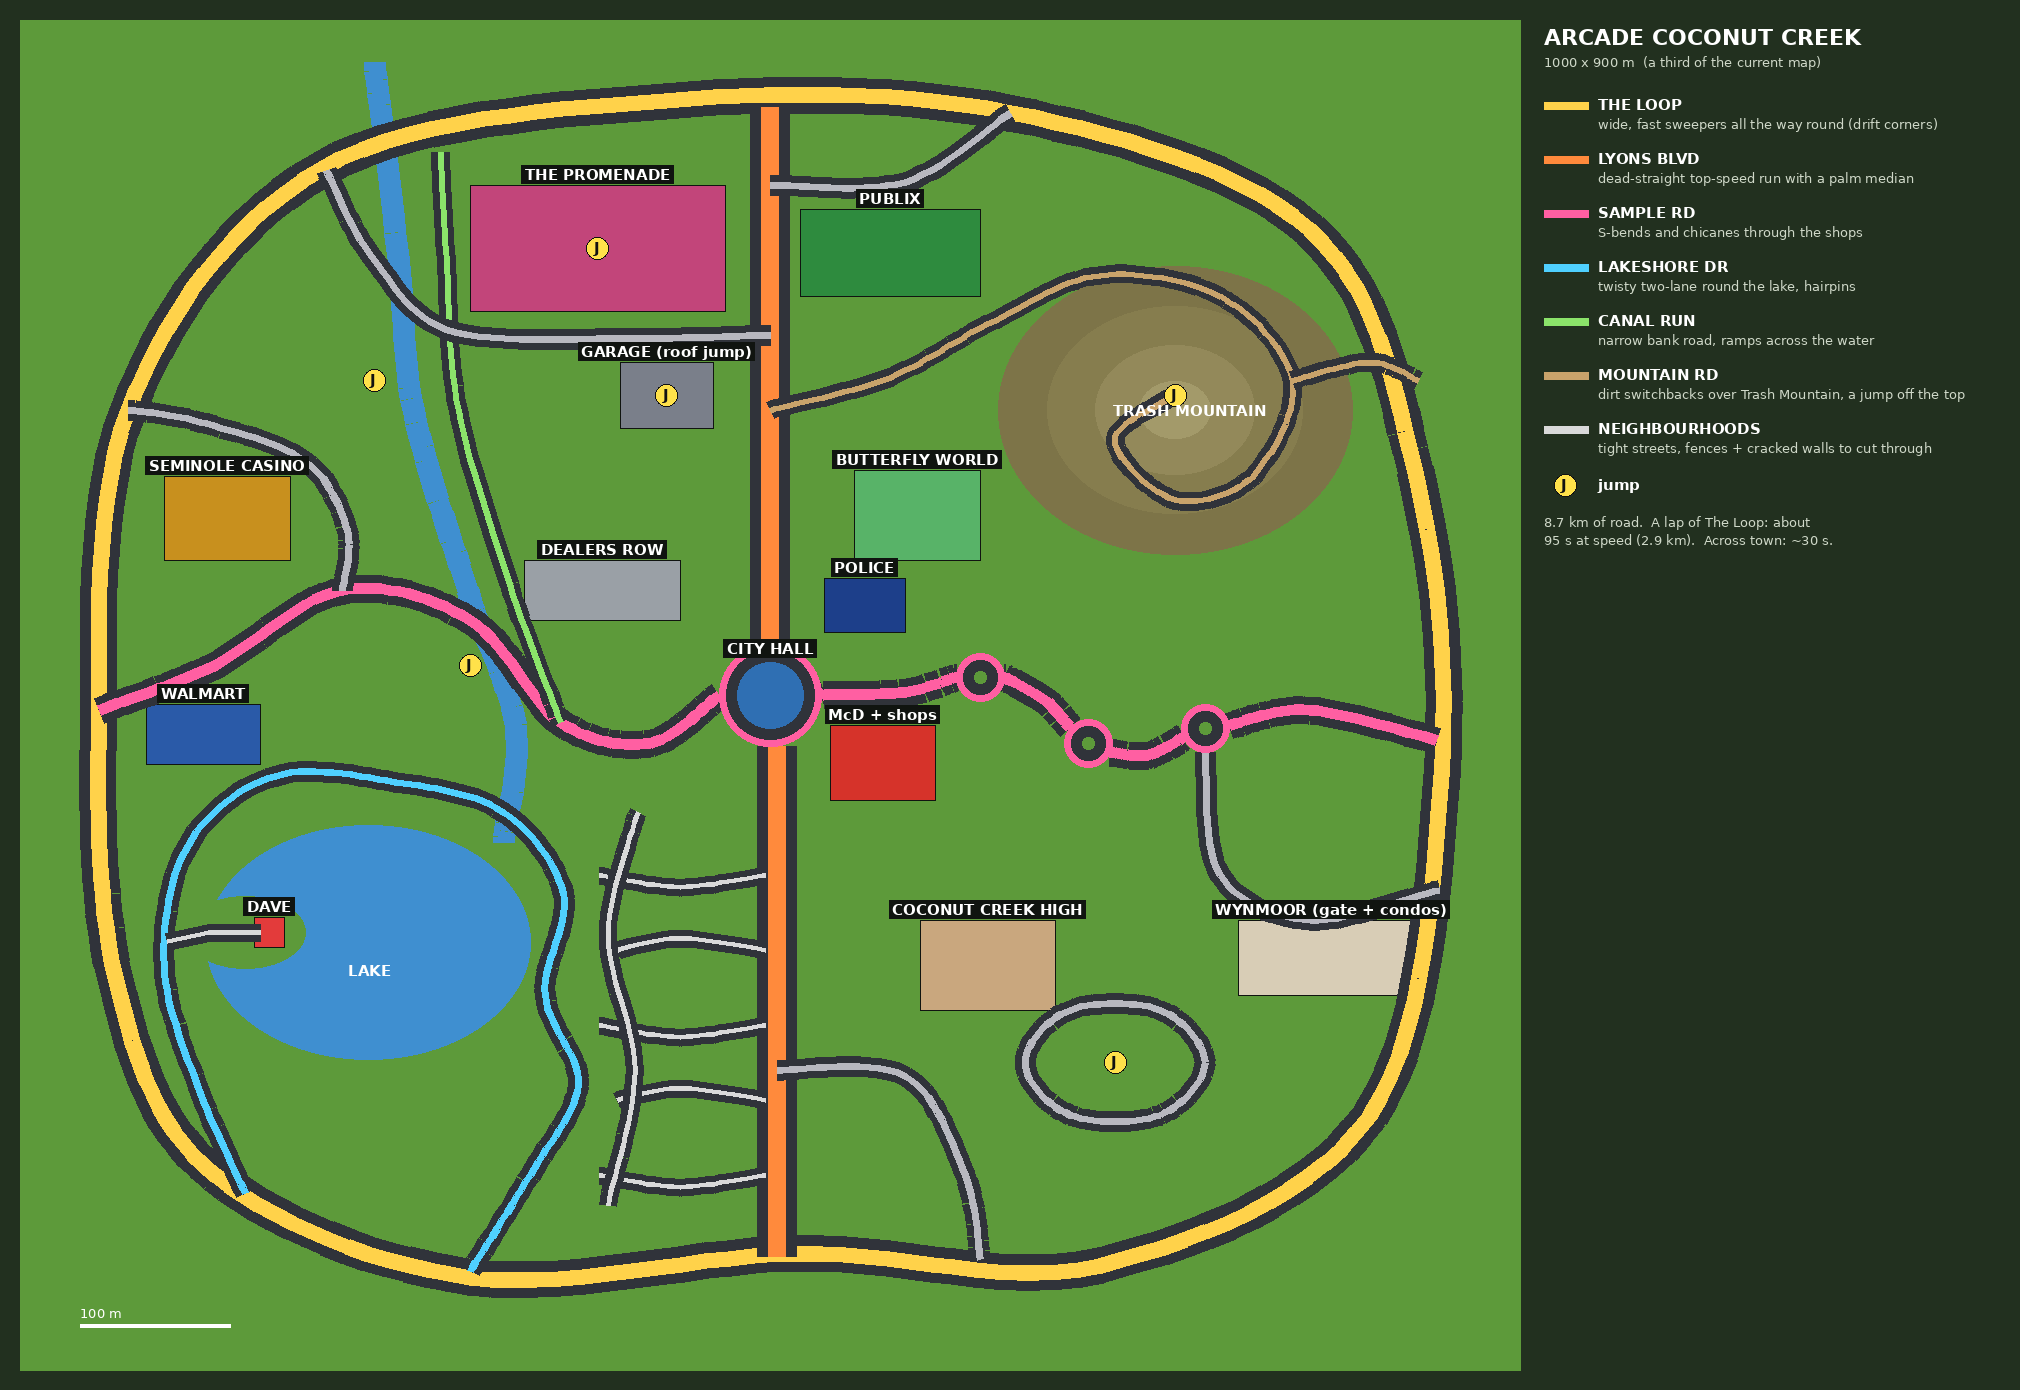

Generate this figure with Python:
"""Plan v8: ARCADE Coconut Creek (round 54; user: "it matters less about an exact recreation and more for traversal to be fun" / shrink the city / keep the
landmarks / variety in the driving / arcade). 1000 x 900 m (cc was 1525 x 1758): a third of the area. The street grid is invented: every stretch of road is a
different kind of driving, the landmarks are set pieces along them. x east, y north, metres. Draws plan_v8.png and writes layout_v8.json (sketch stage)."""
import json, math
from PIL import Image, ImageDraw, ImageFont
W, H = 1000, 900
def cr(pts, closed=False, n=14):
    """Catmull-Rom through pts."""
    P = list(pts); out = []; N = len(P)
    rng = range(N) if closed else range(N - 1)
    for i in rng:
        p0 = P[(i - 1) % N] if closed or i > 0 else P[0]; p1 = P[i % N]; p2 = P[(i + 1) % N]; p3 = P[(i + 2) % N] if closed or i + 2 < N else P[-1]
        for k in range(n):
            t = k / n; t2, t3 = t * t, t * t * t
            out.append(tuple(.5 * ((2 * p1[j]) + (-p0[j] + p2[j]) * t + (2 * p0[j] - 5 * p1[j] + 4 * p2[j] - p3[j]) * t2 + (-p0[j] + 3 * p1[j] - 3 * p2[j] + p3[j]) * t3) for j in (0, 1)))
    if not closed: out.append(tuple(P[-1]))
    return out
KIND = {  # colour, width m, what the driving is
    "loop":   ("#ffd24a", 20, "THE LOOP: wide, fast sweepers all the way round (drift corners)"),
    "blvd":   ("#ff8a3c", 22, "LYONS BLVD: dead-straight top-speed run with a palm median"),
    "chic":   ("#ff5fa2", 14, "SAMPLE RD: S-bends and chicanes through the shops"),
    "lake":   ("#4fd0ff", 9,  "LAKESHORE DR: twisty two-lane round the lake, hairpins"),
    "canal":  ("#8be36a", 8,  "CANAL RUN: narrow bank road, ramps across the water"),
    "dirt":   ("#c9a36b", 8,  "MOUNTAIN RD: dirt switchbacks over Trash Mountain, a jump off the top"),
    "slalom": ("#d9d9d9", 7,  "NEIGHBOURHOODS: tight streets, fences + cracked walls to cut through"),
    "local":  ("#b8b8c0", 9,  "connectors"),
}
ROADS = []
def road(name, kind, pts, closed=False, smooth=True): ROADS.append(dict(name=name, kind=kind, closed=closed, pts=[(round(x, 1), round(y, 1)) for x, y in (cr(pts, closed) if smooth else pts)]))
RBT = [(500, 450, 34, "City Hall Circle"), (640, 462, 16, ""), (712, 418, 16, ""), (790, 428, 16, "")]
road("The Loop", "loop", [(130, 130), (300, 62), (520, 78), (720, 70), (900, 170), (948, 400), (930, 600), (860, 760), (660, 838), (430, 846), (200, 800), (72, 640), (52, 420), (66, 250)], closed=True)
road("Lyons Blvd", "blvd", [(505, 76), (505, 416)], smooth=False); road("Lyons Blvd", "blvd", [(500, 484), (500, 842)], smooth=False)
road("Sample Rd", "chic", [(53, 440), (130, 470), (215, 520), (300, 500), (360, 432), (420, 418), (466, 450)])
road("Sample Rd", "chic", [(534, 450), (590, 452), (624, 462)]); road("Sample Rd", "chic", [(656, 462), (684, 446), (700, 428)]); road("Sample Rd", "chic", [(726, 412), (752, 410), (776, 422)])
road("Sample Rd", "chic", [(806, 430), (860, 440), (944, 420)])
CANAL = [(236, 872), (252, 740), (262, 640), (298, 520), (330, 430), (322, 352)]            # from the north edge down into the lake
road("Canal Run", "canal", [(280, 812), (284, 740), (292, 640), (326, 524), (360, 432)])
LAKE = (232, 285, 108, 78)
road("Lakeshore Dr", "lake", [(150, 118), (118, 190), (96, 270), (112, 350), (170, 396), (250, 392), (322, 372), (362, 318), (350, 250), (372, 190), (340, 130), (300, 66)])
PEN = (150, 292, 40, 24)                                                                       # Dave's peninsula into the lake
road("Dave's Ct", "slalom", [(98, 286), (126, 292), (160, 292)], smooth=False)
MTN = (770, 640, 118, 96)
road("Mountain Rd", "dirt", [(500, 640), (580, 662), (650, 700), (720, 730), (800, 716), (848, 660), (822, 596), (770, 580), (730, 620), (770, 650)])
road("Mountain Rd", "dirt", [(848, 660), (900, 672), (932, 660)])
# neighbourhood slalom (The Hammocks) between the lake road and Lyons
for i, y in enumerate((130, 180, 230, 280, 330)): road(f"Hammock {i+1}", "slalom", [(398 if i % 2 else 386, y), (440, y + (8 if i % 2 else -8)), (497, y)], smooth=True)
road("Hammocks Way", "slalom", [(392, 110), (410, 200), (392, 290), (412, 372)])
# Promenade + casino + Publix + school + Wynmoor access
road("Promenade Blvd", "local", [(204, 800), (236, 740), (290, 692), (420, 688), (500, 690)])
road("Casino Dr", "local", [(72, 640), (120, 632), (190, 606), (218, 560), (215, 520)])
road("Publix Way", "local", [(500, 790), (590, 792), (660, 838)])
road("Cougar Way", "local", [(505, 200), (590, 196), (630, 130), (640, 74)]); road("Stadium Oval", "local", [(700, 240), (760, 240), (790, 205), (760, 170), (700, 170), (670, 205)], closed=True)
road("Wynmoor Blvd", "local", [(790, 412), (800, 330), (860, 300), (946, 320)])
LMK = [  # name, x0, y0, x1, y1, colour
    ("PUBLIX", 520, 716, 640, 774, "#2e8b3e"), ("THE PROMENADE", 300, 706, 470, 790, "#c2457a"), ("GARAGE (roof jump)", 400, 628, 462, 672, "#7a7f8a"),
    ("SEMINOLE CASINO", 96, 540, 180, 596, "#c8901e"), ("CITY HALL", 476, 426, 524, 474, "#2f6fb3"), ("POLICE", 536, 492, 590, 528, "#1d3f8a"),
    ("BUTTERFLY WORLD", 556, 540, 640, 600, "#58b368"), ("WYNMOOR (gate + condos)", 812, 250, 936, 300, "#d8cdb6"), ("COCONUT CREEK HIGH", 600, 240, 690, 300, "#c9a77e"),
    ("WALMART", 84, 404, 160, 444, "#2a5aa8"), ("DEALERS ROW", 336, 500, 440, 540, "#9aa0a6"), ("McD + shops", 540, 380, 610, 430, "#d6332a"), ("DAVE", 156, 282, 176, 302, "#e33b3b")]
JUMPS = [(385, 748, "fountain"), (236, 660, "canal ramp"), (300, 470, "canal ramp"), (770, 650, "summit jump"), (431, 650, "garage roof"), (730, 205, "stadium")]
if __name__ == "__main__":
    S = 1.5; im = Image.new("RGB", (int(W * S) + 520, int(H * S) + 40), "#22301f"); d = ImageDraw.Draw(im)
    try: F = ImageFont.truetype("/usr/share/fonts/truetype/dejavu/DejaVuSans-Bold.ttf", 15); FS = ImageFont.truetype("/usr/share/fonts/truetype/dejavu/DejaVuSans.ttf", 13); FB = ImageFont.truetype("/usr/share/fonts/truetype/dejavu/DejaVuSans-Bold.ttf", 22)
    except Exception: F = FS = FB = ImageFont.load_default()
    P = lambda x, y: (20 + x * S, 20 + (H - y) * S)
    d.rectangle([P(0, H), P(W, 0)], fill="#5d9a3a")
    x, y, rx, ry = LAKE; d.ellipse([P(x - rx, y + ry), P(x + rx, y - ry)], fill="#3f8fd0")
    x, y, rx, ry = MTN
    for k, col in ((1, "#7d7448"), (.72, "#867d4e"), (.45, "#93895a"), (.2, "#a39a6a")): d.ellipse([P(x - rx * k, y + ry * k), P(x + rx * k, y - ry * k)], fill=col)
    d.line([P(*p) for p in cr(CANAL)], fill="#3f8fd0", width=int(15 * S)); x, y, rx, ry = PEN; d.ellipse([P(x - rx, y + ry), P(x + rx, y - ry)], fill="#5d9a3a")
    for n, x0, y0, x1, y1, col in LMK: d.rectangle([P(x0, y1), P(x1, y0)], fill=col, outline="#101410")
    for r in ROADS:
        col, wdt, _ = KIND[r["kind"]]; pts = [P(*p) for p in r["pts"]] + ([P(*r["pts"][0])] if r["closed"] else [])
        d.line(pts, fill="#30333a", width=int((wdt + 5) * S), joint="curve"); d.line(pts, fill=col, width=max(3, int(wdt * S * .55)), joint="curve")
    for x, y, r_, n in RBT: d.ellipse([P(x - r_, y + r_), P(x + r_, y - r_)], outline="#30333a", width=int(12 * S)); d.ellipse([P(x - r_, y + r_), P(x + r_, y - r_)], outline="#ff5fa2", width=int(5 * S))
    for x, y, n in JUMPS: c = P(x, y); d.ellipse([c[0] - 11, c[1] - 11, c[0] + 11, c[1] + 11], fill="#ffe14a", outline="#111"); d.text((c[0] - 4, c[1] - 9), "J", fill="#111", font=F)
    for n, x0, y0, x1, y1, col in LMK:
        c = P((x0 + x1) / 2, y1); tw = d.textlength(n, font=F); d.rectangle([c[0] - tw / 2 - 3, c[1] - 20, c[0] + tw / 2 + 3, c[1] - 2], fill="#101410"); d.text((c[0] - tw / 2, c[1] - 19), n, fill="#fff", font=F)
    c = P(770, 640); d.text((c[0] - 62, c[1] - 8), "TRASH MOUNTAIN", fill="#fff", font=F); c = P(232, 285); d.text((c[0] - 20, c[1] + 20), "LAKE", fill="#fff", font=F)
    X0 = int(W * S) + 44; d.text((X0, 24), "ARCADE COCONUT CREEK", fill="#fff", font=FB); d.text((X0, 54), "1000 x 900 m  (a third of the current map)", fill="#cfd8c8", font=FS)
    yy = 96
    for k, (col, wdt, txt) in KIND.items():
        if k == "local": continue
        d.line([(X0, yy + 9), (X0 + 44, yy + 9)], fill=col, width=8); head, _, rest = txt.partition(": "); d.text((X0 + 54, yy), head, fill="#fff", font=F)
        words = rest.split(); line = ""; ly = yy + 20
        for w_ in words:
            if d.textlength(line + " " + w_, font=FS) > 400: d.text((X0 + 54, ly), line, fill="#cfd8c8", font=FS); ly += 17; line = w_
            else: line = (line + " " + w_).strip()
        d.text((X0 + 54, ly), line, fill="#cfd8c8", font=FS); yy = ly + 34
    d.ellipse([X0 + 10, yy, X0 + 32, yy + 22], fill="#ffe14a", outline="#111"); d.text((X0 + 17, yy + 2), "J", fill="#111", font=F); d.text((X0 + 54, yy + 2), "jump", fill="#fff", font=F); yy += 40
    L = sum(math.dist(a, b) for r in ROADS for a, b in zip(r["pts"], r["pts"][1:]))
    d.text((X0, yy), f"{L/1000:.1f} km of road.  A lap of The Loop: about", fill="#cfd8c8", font=FS); lp = [r for r in ROADS if r["name"] == "The Loop"][0]["pts"]; LL = sum(math.dist(a, b) for a, b in zip(lp, lp[1:] + lp[:1]))
    d.text((X0, yy + 18), f"{LL/30:.0f} s at speed ({LL/1000:.1f} km).  Across town: ~30 s.", fill="#cfd8c8", font=FS)
    c0 = P(40, 30); d.line([c0, (c0[0] + 100 * S, c0[1])], fill="#fff", width=4); d.text((c0[0], c0[1] - 20), "100 m", fill="#fff", font=FS)
    im.save("plan_v8.png"); json.dump(dict(size=[W, H], roads=ROADS, roundabouts=RBT, canal=CANAL, lake=LAKE, mountain=MTN, landmarks=LMK, jumps=JUMPS, peninsula=PEN), open("layout_v8.json", "w")); print(im.size, round(L), round(LL))
